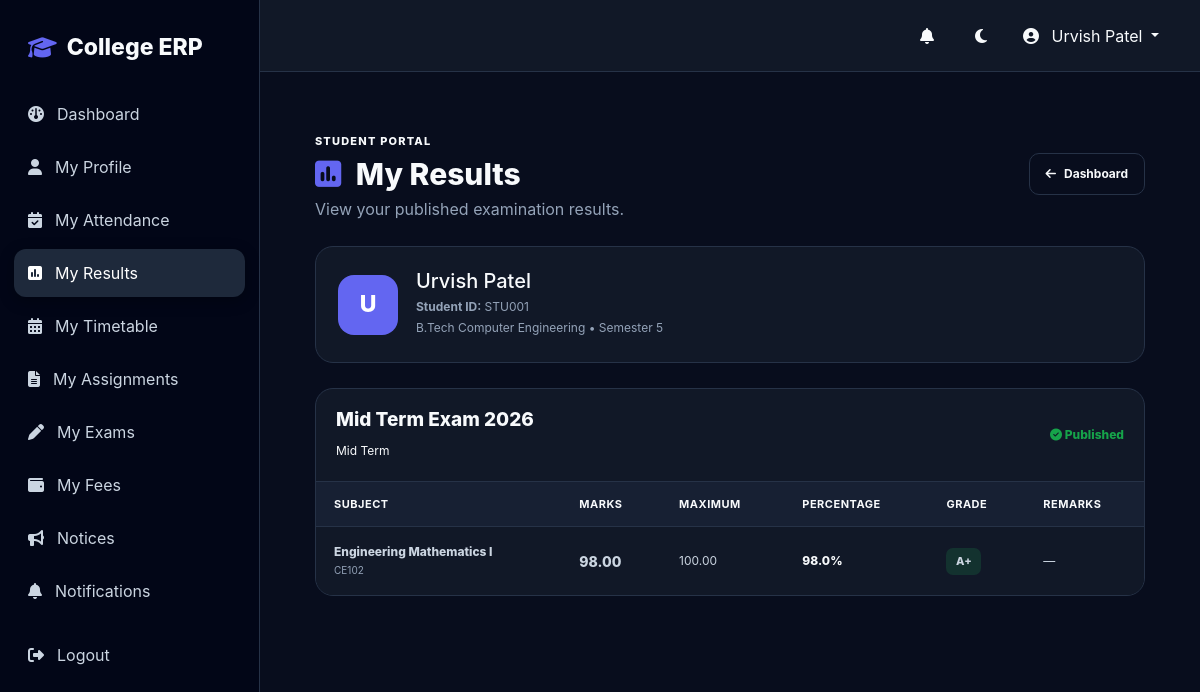
Page /results/my-results/ (signed in) on the committed database.
### students/models.py (models this page shows, shortened)
class Student(models.Model):
    GENDER_CHOICES = [
        ("MALE", "Male"),
        ("FEMALE", "Female"),
        ("OTHER", "Other"),
    ]
    user = models.OneToOneField(
        User,
        on_delete=models.CASCADE,
        related_name="student_profile",
        blank=True,
        null=True,
    )
    student_id = models.CharField(
        max_length=30,
        unique=True
    )
    profile_photo = models.ImageField(
        upload_to="students/",
        blank=True,
        null=True
    )
    first_name = models.CharField(max_length=100)
    last_name = models.CharField(max_length=100)
    email = models.EmailField()
    phone = models.CharField(
        max_length=15,
        blank=True
    )
    date_of_birth = models.DateField(
        blank=True,
        null=True
    )
    gender = models.CharField(
        max_length=10,
        choices=GENDER_CHOICES,
        blank=True
    )
    address = models.TextField(
        blank=True
    )
    guardian_name = models.CharField(
        max_length=150,
        blank=True
    )
    guardian_phone = models.CharField(
        max_length=15,
        blank=True
    )
    department = models.ForeignKey(
        Department,
        on_delete=models.PROTECT,
        related_name="students"
    )
    course = models.ForeignKey(
        Course,
        on_delete=models.PROTECT,
        related_name="students"
    )
    semester = models.ForeignKey(
        Semester,
        on_delete=models.PROTECT,
        related_name="students"
    )
    academic_year = models.ForeignKey(
        AcademicYear,
        on_delete=models.PROTECT,
        related_name="students"
    )
    admission_date = models.DateField(
        auto_now_add=True
    )
    is_active = models.BooleanField(
        default=True
    )
    created_at = models.DateTimeField(
        auto_now_add=True
    )
    updated_at = models.DateTimeField(
        auto_now=True
    )
    class Meta:
        ordering = ["student_id"]
    @property
    def full_name(self):
        return f"{self.first_name} {self.last_name}".strip()

### academics/models.py (models this page shows, shortened)
class Course(models.Model):
    department = models.ForeignKey(
        Department,
        on_delete=models.CASCADE,
        related_name="courses"
    )
    name = models.CharField(max_length=150)
    code = models.CharField(max_length=30, unique=True)
    duration_years = models.PositiveIntegerField(default=4)
    description = models.TextField(blank=True)
    is_active = models.BooleanField(default=True)
    class Meta:
        ordering = ["name"]

class Semester(models.Model):
    name = models.CharField(max_length=50)
    number = models.PositiveIntegerField()
    is_active = models.BooleanField(default=False)
    class Meta:
        ordering = ["number"]

class Subject(models.Model):
    SUBJECT_TYPES = [
        ("THEORY", "Theory"),
        ("PRACTICAL", "Practical"),
        ("LAB", "Lab"),
    ]
    course = models.ForeignKey(
        Course,
        on_delete=models.CASCADE,
        related_name="subjects"
    )
    semester = models.ForeignKey(
        Semester,
        on_delete=models.CASCADE,
        related_name="subjects"
    )
    name = models.CharField(max_length=150)
    code = models.CharField(max_length=30, unique=True)
    credits = models.PositiveIntegerField(default=3)
    subject_type = models.CharField(
        max_length=20,
        choices=SUBJECT_TYPES,
        default="THEORY"
    )
    is_active = models.BooleanField(default=True)
    class Meta:
        ordering = ["name"]

### results/models.py (models this page shows, shortened)
class Exam(models.Model):
    EXAM_TYPE_CHOICES = [
        ("MIDTERM", "Mid Term"),
        ("INTERNAL", "Internal"),
        ("PRACTICAL", "Practical"),
        ("FINAL", "Final Exam"),
        ("VIVA", "Viva"),
        ("REMEDIAL", "Remedial"),
        ("UNIT_TEST", "Unit Test"),
        ("OTHER", "Other"),
    ]
    name = models.CharField(
        max_length=150
    )
    exam_type = models.CharField(
        max_length=30,
        choices=EXAM_TYPE_CHOICES
    )
    academic_year = models.ForeignKey(
        "academics.AcademicYear",
        on_delete=models.PROTECT,
        related_name="exams"
    )
    semester = models.ForeignKey(
        "academics.Semester",
        on_delete=models.PROTECT,
        related_name="exams"
    )
    start_date = models.DateField(
        blank=True,
        null=True
    )
    end_date = models.DateField(
        blank=True,
        null=True
    )
    description = models.TextField(
        blank=True
    )
    is_published = models.BooleanField(
        default=False
    )
    is_active = models.BooleanField(
        default=True
    )
    created_at = models.DateTimeField(
        auto_now_add=True
    )
    updated_at = models.DateTimeField(
        auto_now=True
    )
    class Meta:
        ordering = ["-start_date", "-created_at"]

class Result(models.Model):
    exam = models.ForeignKey(
        Exam,
        on_delete=models.CASCADE,
        related_name="results"
    )
    student = models.ForeignKey(
        Student,
        on_delete=models.CASCADE,
        related_name="results"
    )
    subject = models.ForeignKey(
        Subject,
        on_delete=models.PROTECT,
        related_name="results"
    )
    faculty = models.ForeignKey(
        Faculty,
        on_delete=models.PROTECT,
        related_name="entered_results"
    )
    marks_obtained = models.DecimalField(
        max_digits=6,
        decimal_places=2
    )
    max_marks = models.DecimalField(
        max_digits=6,
        decimal_places=2,
        default=100
    )
    remarks = models.TextField(
        blank=True
    )
    created_at = models.DateTimeField(
        auto_now_add=True
    )
    updated_at = models.DateTimeField(
        auto_now=True
    )
    class Meta:
        ordering = ["student", "subject"]
        constraints = [
            models.UniqueConstraint(
                fields=[
                    "exam",
                    "student",
                    "subject",
                ],
                name="unique_exam_student_subject"
            )
        ]
    @property
    def percentage(self):
        if not self.max_marks:
            return 0
        return round(
            (float(self.marks_obtained) /
             float(self.max_marks)) * 100,
            2
        )
    @property
    def grade(self):
        percentage = self.percentage
        if percentage >= 90:
            return "A+"
        elif percentage >= 80:
            return "A"
        elif percentage >= 70:
            return "B+"
        elif percentage >= 60:
            return "B"
        elif percentage >= 50:
            return "C"
        elif percentage >= 40:
            return "D"
        else:
            return "F"

### results/views.py (the view)
@login_required
def student_results(request):
    student = Student.objects.filter(
        user=request.user,
        is_active=True
    ).first()
    if not student:
        messages.error(
            request,
            "Student profile not found."
        )
        return redirect("dashboard")
    results = Result.objects.filter(
        student=student,
        exam__is_published=True
    ).select_related(
        "exam",
        "subject",
        "faculty",
    ).order_by(
        "-exam__created_at",
        "subject__name",
    )
    exams = Exam.objects.filter(
        results__student=student,
        is_published=True,
    ).distinct().order_by(
        "-created_at"
    )
    context = {
        "student": student,
        "results": results,
        "exams": exams,
    }
    return render(
        request,
        "results/student_results.html",
        context
    )

### templates/results/student_results.html (shortened to what this page needs)
{% extends "base.html" %}
{% block content %}
<div class="results-page">
    <div class="results-header">
        <div>
            <span class="eyebrow">Student Portal</span>
            <h1>
                <i class="fa-solid fa-square-poll-vertical"></i>
                My Results
            </h1>
            <p>
                View your published examination results.
            </p>
        </div>
        <a href="{% url 'dashboard' %}" class="back-btn">
            <i class="fa-solid fa-arrow-left"></i>
            Dashboard
        </a>
    </div>
    <div class="student-card">
        <div class="student-avatar">
            {{ student.first_name|first|upper }}
        </div>
        <div class="student-info">
            <h2>
                {{ student.full_name }}
            </h2>
            <p>
                <strong>Student ID:</strong>
                {{ student.student_id }}
            </p>
            <p>
                {{ student.course.name }}
                •
                {{ student.semester.name }}
            </p>
        </div>
    </div>
    {% if results %}
        <div class="results-container">
            {% regroup results by exam as exam_groups %}
            {% for group in exam_groups %}
                <div class="exam-card">
                    <div class="exam-header">
                        <div>
                            <h2>
                                {{ group.grouper.name }}
                            </h2>
                            <span>
                                {{ group.grouper.get_exam_type_display }}
                            </span>
                        </div>
                        <div class="published">
                            <i class="fa-solid fa-circle-check"></i>
                            Published
                        </div>
                    </div>
                    <div class="table-wrapper">
                        <table>
                            <thead>
                                <tr>
                                    <th>Subject</th>
                                    <th>Marks</th>
                                    <th>Maximum</th>
                                    <th>Percentage</th>
                                    <th>Grade</th>
                                    <th>Remarks</th>
                                </tr>
                            </thead>
                            <tbody>
                                {% for result in group.list %}
                                    <tr>
                                        <td>
                                            <div class="subject-name">
                                                {{ result.subject.name }}
                                            </div>
                                            {% if result.subject.code %}
                                                <small>
                                                    {{ result.subject.code }}
                                                </small>
                                            {% endif %}
                                        </td>
                                        <td class="marks">
                                            {{ result.marks_obtained }}
                                        </td>
                                        <td>
                                            {{ result.max_marks }}
                                        </td>
                                        <td>
                                            <span class="percentage">
                                                {{ result.percentage }}%
                                            </span>
                                        </td>
                                        <td>
                                            <span
                                                class="
                                                grade
                                                "
                                            >
                                                {{ result.grade }}
                                            </span>
                                        </td>
                                        <td>
                                            {% if result.remarks %}
                                                {{ result.remarks }}
                                            {% else %}
                                                —
                                            {% endif %}
                                        </td>
                                    </tr>
                                {% endfor %}
                            </tbody>
                        </table>
                    </div>
                </div>
            {% endfor %}
        </div>
    {% endif %}
</div>
{% endblock %}

### templates/base.html (shortened to what this page needs)
{% load static %}
<!DOCTYPE html>
<html lang="en">
<head>
    <link
        href="https://cdn.jsdelivr.net/npm/bootstrap@5.3.3/dist/css/bootstrap.min.css"
        rel="stylesheet"
    >
    <link
        href="https://cdnjs.cloudflare.com/ajax/libs/font-awesome/6.7.2/css/all.min.css"
        rel="stylesheet"
    >
    <link
        href="https://unpkg.com/aos@2.3.4/dist/aos.css"
        rel="stylesheet"
    >
</head>
<body>
    {% if user.is_authenticated %}
        {% include "components/sidebar.html" %}
        <main class="main">
            <nav class="navbar-custom">
                <div class="d-flex align-items-center gap-2">
                    <a
                        href="{% url 'notification_list' %}"
                        class="theme-btn position-relative me-1"
                        title="Notifications"
                        style="text-decoration: none; display: inline-flex; align-items: center; justify-content: center;"
                    >
                        <i class="fa-solid fa-bell"></i>
                    </a>
                    <button
                        class="theme-btn"
                        id="themeToggle"
                        title="Toggle theme"
                    >
                        <i class="fa-solid fa-moon"></i>
                    </button>
                    <div class="dropdown">
                        <button
                            class="btn dropdown-toggle"
                            data-bs-toggle="dropdown"
                            style="color: var(--text);"
                        >
                            <i class="fa-solid fa-circle-user me-2"></i>
                            {{ user.get_full_name|default:user.username }}
                        </button>
                    </div>
                </div>
            </nav>
            <section class="content">
                {% block content %}{% endblock %}
            </section>
        </main>
    {% else %}
        {% block auth_content %}{% endblock %}
    {% endif %}
</body>
</html>

### rows in the picture
Student: first_name|first "U", full_name "Urvish Patel", student_id "STU001", course.name "B.Tech Computer Engineering", semester.name "Semester 5"
Exam: grouper.name "Mid Term Exam 2026", grouper.exam_type "Mid Term"
Result: subject.name "Engineering Mathematics I", subject.code "CE102", marks_obtained "98.00", max_marks "100.00", percentage "98.0", grade "A+"

### other values in the picture
{{ user.get_full_name|default:user.username }} "Urvish Patel"
